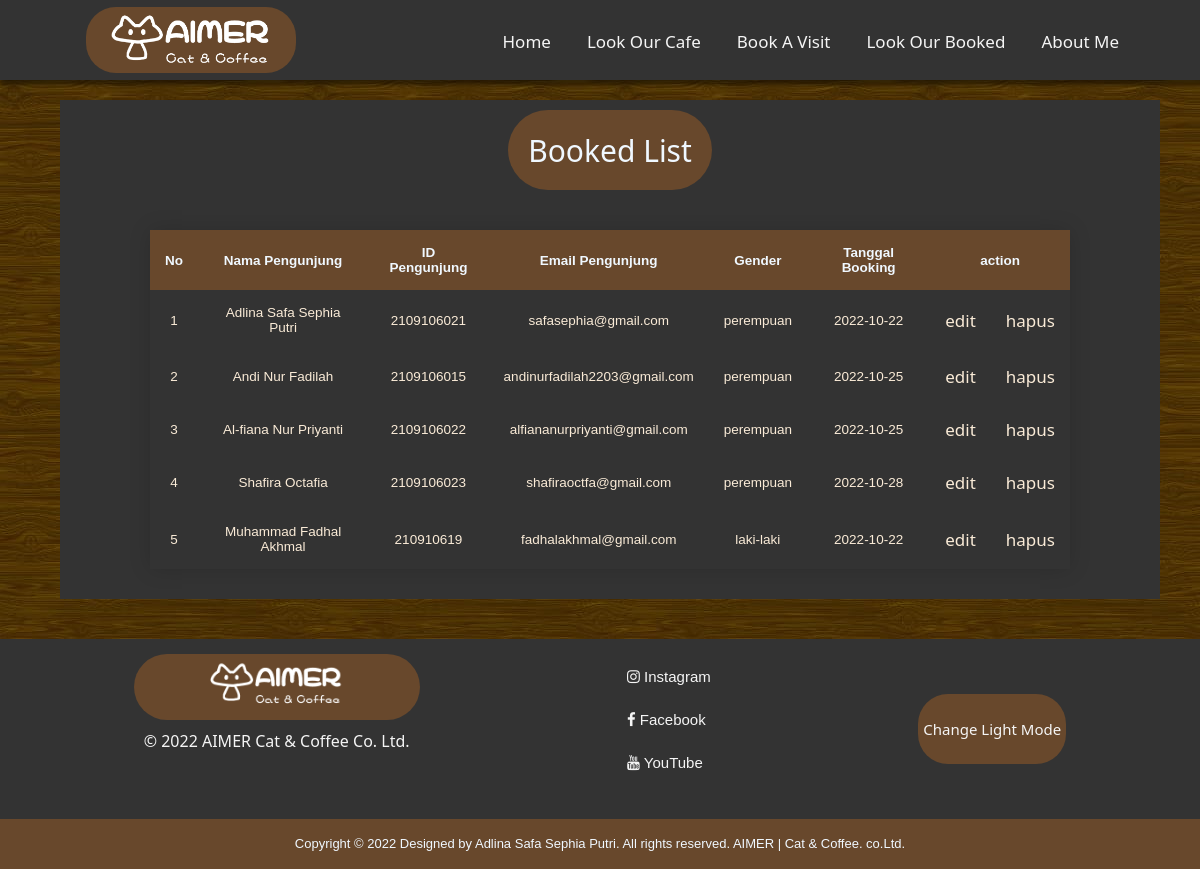
Screenshot of /hasil.php with the database file from the repository.
### tables this page shows
CREATE TABLE `booking` (
  `id` int(11) NOT NULL,
  `nama` varchar(30) NOT NULL,
  `tanda` int(10) NOT NULL,
  `email` varchar(30) NOT NULL,
  `gender` varchar(20) NOT NULL,
  `tanggal` date NOT NULL
);

### hasil.php (the view, shortened to what this page needs)
<?php
   require 'config.php';
   $result = mysqli_query($db, "SELECT * FROM booking");
?>
<!DOCTYPE html>
<html lang="en">
<head>
    <link rel="stylesheet" href="hasil.css">
    <link rel="stylesheet" href="http://maxcdn.bootstrapcdn.com/font-awesome/4.2.0/css/font-awesome.min.css">
</head>
<body>
    <header class="wraper">
        <img class="logo" src="pictures/AimerLogo.png" alt="logo AIMER" height="60px">
        <div>
            <ul class="nav_links">
                <li><a href="index.php">Home</a></li>
                <li><a href="#">Look Our Cafe</a></li>
                <li><a href="index.php">Book a Visit</a></li>
                <li><a href="hasil.php">Look Our Booked</a></li>
                <li><a href="about.html">About Me</a></li>
            </ul>
        </div>
    </header>
    <div class="container">
        <div class="main-content">
            <div class="content-me">Booked List</div>
     </div>
        <div class="content">
            <div class="main-content">
                <table class="tabel"  cellpadding="15">
                    <tr>
                        <th>No</th>
                        <th>Nama Pengunjung</th>
                        <th>ID Pengunjung</th>
                        <th>Email Pengunjung</th>
                        <th>Gender</th>
                        <th>Tanggal Booking</th>
                        <th colspan='2'>action</th>
                    </tr>
                    <?php
                        $i = 1;
                        while($row = mysqli_fetch_array($result)){
                    ?>
                    <tr class=data>
                        <td><?=$i; ?></td>
                        <td><?=$row['nama']?></td>
                        <td><?=$row['tanda']?></td>
                        <td><?=$row['email']?></td>
                        <td><?=$row['gender']?></td>
                        <td><?=$row['tanggal']?></td>
                        <td><a class=data href="edit.php?id=<?=$row['id']?>">edit</a></td>
                        <td><a class=data href="hapus.php?id=<?=$row['id']?>">hapus</a></td>
                    </tr>
                        <?php
                        $i++;
                            }
                        ?>
                </table>
            </div>
        </div>
    </div>
    <div class="footer">
        <ul class="footer-me">
            <ul class="footer-logo">
                <div align="center" class="image"><img src="pictures/AimerLogo.png" alt="AimerLogo" height="50px"></div>
                <div class="footer-owner"> © 2022 AIMER Cat & Coffee Co. Ltd.</div>
            </ul>
            <ul class="footer-me1">
                <li><a href="#" title="Instagram"><i class="fa fa-instagram"></i>   Instagram</a></li>
                <li><a href="#" title="Facebook"><i class="fa fa-facebook"></i>   Facebook</a></li>
                <li><a href="#" title="youtube"><i class="fa fa-youtube"></i>   YouTube</a></li>
            </ul>
            <button class="terang" onclick="ubahwarna()">Change Light Mode</button>
        </ul>
    </div>
    <div class="footer-copyright">
        Copyright &copy; 2022 Designed by Adlina Safa Sephia Putri. All rights reserved. AIMER | Cat & Coffee. co.Ltd.
    </div>
</body>
</html>

### hasil.css (style rules this page uses)
body { box-sizing: border-box; margin: 0; padding: 0; background: url(pictures/wall.jpeg) }
.wraper { display: flex; align-items: center; padding: 10px; width: 100%; height: 60px; background-color: #333; box-shadow: 0 5px 5px 0px rgba(0, 0, 0, 0.5); }
.logo { padding: 3px 25px; background-color: rgb(104, 72, 44); border: none; align-items: center; border-radius: 30px; cursor: pointer; }
header { display: flex; justify-content:space-around; align-items: center; cursor: pointer; border: none; font-size: 1.5em; padding: 15px; width: 100%; text-transform: capitalize; background-color:#333; box-shadow: 0 7px 15px 0 rgba(0, 0, 0, 0.2); }
.nav_links { list-style: none; }
.nav_links li { display: inline-block; padding: 0px 15px; }
.nav_links li a { transition: all 0.3s ease 0s; color: #f5f5f5; }
li, a, button { font-family: system-ui, -apple-system, BlinkMacSystemFont, 'Segoe UI', Roboto, Oxygen, Ubuntu, Cantarell, 'Open Sans', 'Helvetica Neue', sans-serif; font-weight: 500; font-size: 17px; color: #f5f5f5; text-decoration: none; }
.container { Padding: 10px 20px 30px 40px; Margin: 10px 20px; }
.content-me { display: flex; align-items: center; text-align: center; height: 40px; background-color: rgb(104, 72, 44); border-radius: 90px; padding: 20px 20px 20px 20px; font-size: 30px; color: aliceblue; font-family:system-ui, -apple-system, BlinkMacSystemFont, 'Segoe UI', Roboto, Oxygen, Ubuntu, Cantarell, 'Open Sans', 'Helvetica Neue', sans-serif }
.content { text-align: center; font-size: 15px; align-items: center; color: aliceblue; font-family: system-ui, -apple-system, BlinkMacSystemFont, 'Segoe UI', Roboto, Oxygen, Ubuntu, Cantarell, 'Open Sans', 'Helvetica Neue', sans-serif; }
.main-content { display: flex; justify-content: center; align-items: center; padding: 10px 90px; border: none; background-color:#333; }
.tabel { background-color: #333; border-collapse: collapse; border: antiquewhite; margin: 20px 0; font-size: 0.9em; font-family: sans-serif; min-width: 400px; box-shadow: 0 0 20px rgba(0, 0, 0, 0.15); }
.tabel tr th { background-color: rgb(104, 72, 44); }
.tabel tr td { border-bottom: rgb(104, 72, 44) 10px; }
.data { color: antiquewhite; }
.footer { margin: 0px; padding: 0px; }
.footer-me { margin: 0; padding: 0; display: flex; justify-content:space-around; font-family:system-ui, -apple-system, BlinkMacSystemFont, 'Segoe UI', Roboto, Oxygen, Ubuntu, Cantarell, 'Open Sans', 'Helvetica Neue', sans-serif; font-size: 20px; padding: 15px; height: 150px; background-color: #333; }
.image { padding: 5px 5px; background-color: rgb(104, 72, 44); border: none; border-radius: 90px; cursor: pointer; }
.footer-logo { display: flex; flex-direction: column; }
.footer-owner { display: flex; padding: 10px; flex-direction: column; text-transform: capitalize; font-size:medium; color: #f5f5f5; }
.footer-copyright { margin: 0; padding: 0; text-align: center; font-family: 'Franklin Gothic Light', 'Arial Narrow', Arial, sans-serif; background-color: rgb(104, 72, 44); color:aliceblue; font-size: small; line-height: 50px; }
.footer-me1 { list-style: none; }
.footer-me1 li { padding: 10px; }
.footer-me1 li a { color: #f5f5f5; font-size: 15px; font-family: Arial, "Helvetica Neue", Helvetica, sans-serif; }
.footer button { margin: 40px; padding: 5px; cursor: pointer; font-size: 15px; border: none; border-radius: 30px; }
.footer button.terang { background-color: rgb(104, 72, 44); color: #f5f5f5; }

### rows the page displays
booking: nama "Adlina Safa Sephia Putri", tanda "2109106021", email "safasephia@gmail.com", gender "perempuan", tanggal "2022-10-22"
booking: nama "Andi Nur Fadilah", tanda "2109106015", email "andinurfadilah2203@gmail.com", gender "perempuan", tanggal "2022-10-25"
booking: nama "Al-fiana Nur Priyanti", tanda "2109106022", email "alfiananurpriyanti@gmail.com", gender "perempuan", tanggal "2022-10-25"
booking: nama "Shafira Octafia", tanda "2109106023", email "shafiraoctfa@gmail.com", gender "perempuan", tanggal "2022-10-28"
booking: nama "Muhammad Fadhal Akhmal", tanda "210910619", email "fadhalakhmal@gmail.com", gender "laki-laki", tanggal "2022-10-22"
